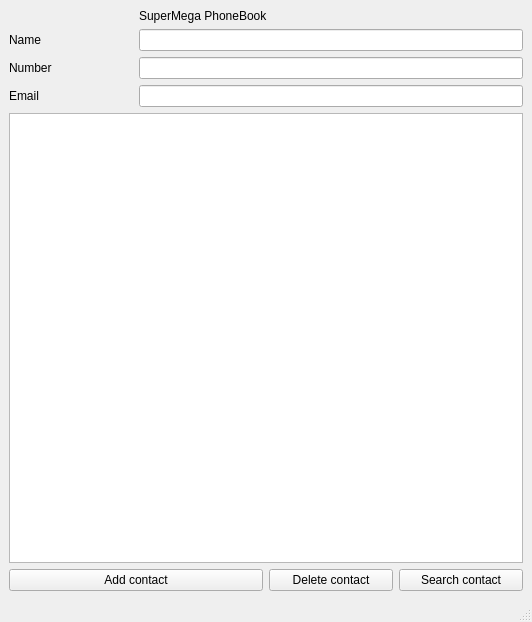
<?xml version="1.0" encoding="UTF-8"?>
<ui version="4.0">
 <class>MainWindow</class>
 <widget class="QMainWindow" name="MainWindow">
  <property name="geometry">
   <rect>
    <x>0</x>
    <y>0</y>
    <width>532</width>
    <height>622</height>
   </rect>
  </property>
  <property name="windowTitle">
   <string>MainWindow</string>
  </property>
  <widget class="QWidget" name="centralwidget">
   <layout class="QGridLayout" name="gridLayout">
    <item row="0" column="1" colspan="2">
     <widget class="QLabel" name="label">
      <property name="minimumSize">
       <size>
        <width>161</width>
        <height>0</height>
       </size>
      </property>
      <property name="text">
       <string>SuperMega PhoneBook</string>
      </property>
     </widget>
    </item>
    <item row="1" column="0">
     <widget class="QLabel" name="label_2">
      <property name="text">
       <string>Name</string>
      </property>
     </widget>
    </item>
    <item row="1" column="1" colspan="3">
     <widget class="QLineEdit" name="Namearea">
      <property name="text">
       <string/>
      </property>
     </widget>
    </item>
    <item row="2" column="0">
     <widget class="QLabel" name="label_3">
      <property name="text">
       <string>Number</string>
      </property>
     </widget>
    </item>
    <item row="2" column="1" colspan="3">
     <widget class="QLineEdit" name="Numberarea">
      <property name="text">
       <string/>
      </property>
     </widget>
    </item>
    <item row="3" column="0">
     <widget class="QLabel" name="label_4">
      <property name="text">
       <string>Email</string>
      </property>
     </widget>
    </item>
    <item row="3" column="1" colspan="3">
     <widget class="QLineEdit" name="emailarea">
      <property name="text">
       <string/>
      </property>
     </widget>
    </item>
    <item row="5" column="0" colspan="2">
     <widget class="QPushButton" name="addcontactButton">
      <property name="text">
       <string>Add contact</string>
      </property>
     </widget>
    </item>
    <item row="5" column="2">
     <widget class="QPushButton" name="deletecontactButton">
      <property name="text">
       <string>Delete contact</string>
      </property>
     </widget>
    </item>
    <item row="5" column="3">
     <widget class="QPushButton" name="searchcontactButton">
      <property name="text">
       <string>Search contact</string>
      </property>
     </widget>
    </item>
    <item row="4" column="0" colspan="4">
     <widget class="QListWidget" name="contactlist"/>
    </item>
   </layout>
  </widget>
  <widget class="QMenuBar" name="menubar">
   <property name="geometry">
    <rect>
     <x>0</x>
     <y>0</y>
     <width>532</width>
     <height>22</height>
    </rect>
   </property>
  </widget>
  <widget class="QStatusBar" name="statusbar"/>
 </widget>
 <resources/>
 <connections/>
</ui>
